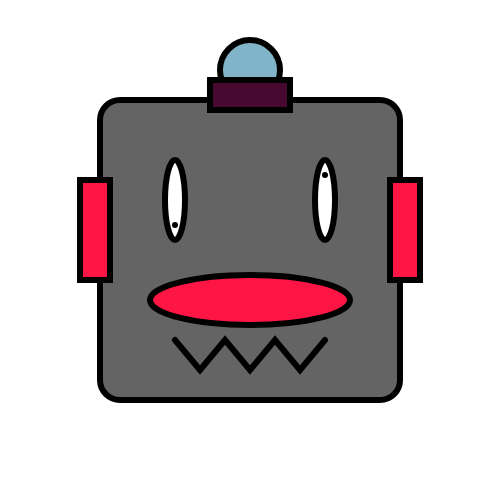
Frame 1 (no input)
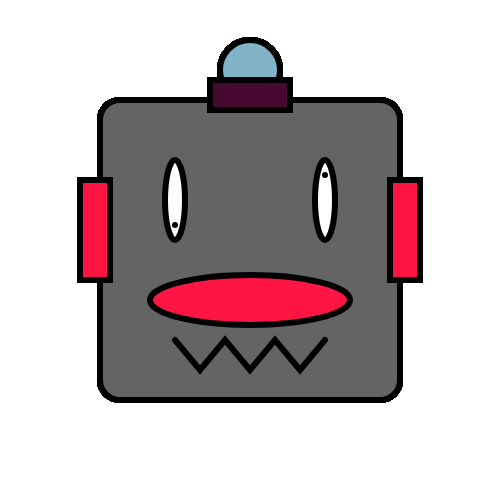
Frame 60 (no input)
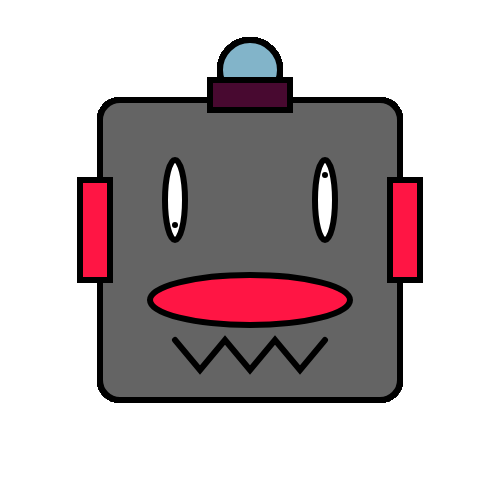
Frame 120 (the mouse pressed at the canvas centre since frame 60)

The p5.js sketch that drew these frames (run headless with seeded random() and noise() and a simulated clock; from frame 60 on, the mouse is pressed at the canvas centre):

// p5.js sketch
// ── sketch.js
function setup()
{
	//create a canvas for the robot
	createCanvas(500, 500);
}

function draw()
{
	strokeWeight(6);

	//robots head
	fill(100);
	rect(100, 100, 300, 300, 20)


	//robots antenna
	fill(130, 180, 201);
	ellipse(250, 70, 60, 60);

	fill(72, 9, 48);
	rect(210, 80, 80, 30);

	//robots eyes
	fill(255);
	ellipse(175, 200, 20, 80);
	point(175, 225);
	ellipse(325, 200, 20, 80);
	point(325, 175);


	//robots nose
	fill(255, 21, 68);
	ellipse(250, 300, 200, 50, 100, 100);

	//robots ears
	rect(80, 180, 30, 100);
	rect(390, 180, 30, 100);

	//robots mouth
	noFill();
	beginShape();
	vertex(175, 340);
	vertex(200, 370);
	vertex(225, 340);
	vertex(250, 370);
	vertex(275, 340);
	vertex(300, 370);
	vertex(325, 340);
	endShape();
}
// ── sketch 2.js
function setup()
{
	//create a large square canvas
	createCanvas(800, 800);
}

function draw()
{

	//set the fill colour to red
	fill(200, 25, 25);

	//set a thick stroke weight for the black lines
	strokeWeight(12);

	//draw the red rectangle 
	rect(100, 50, 600, 600);

	
	fill(171, 65, 230);
	strokeWeight(25);
	rect(150, 300, 100, 100);

	fill(250, 134, 222);
	strokeWeight(8);
	rect(200, 450, 134, 180);

	fill(119, 60, 76);
	strokeWeight(5);
	rect(400, 144, 245, 150);

	fill(202, 167, 252);
	strokeWeight(7);
	rect(300, 600, 299, 20);


	fill(181, 109, 122);
	strokeWeight(3);
	rect(400, 500, 256, 25);

	fill(129, 255, 153);
	strokeWeight(6);
	rect(365, 550, 256, 25);

	fill(118, 227, 156);
	strokeWeight(7);
	rect(170, 90, 219, 157);

	fill(171, 211, 222);
	strokeWeight(3);
	rect(550, 330, 35, 145);

	fill(209, 181, 111);
	strokeWeight(5);
	rect(300, 340, 234, 95);

}
// ── sketch 4.js
var groundHeight;
var mountain1;
var mountain2;
var tree;
var moon;
var sun;
var darkness;
var cloudsa;
var cloudsb;
var cloudsc;





function setup() {
  createCanvas(800, 600);
  groundHeight = (height / 3) * 2;

  mountain1 = {
    x: 400,
    y: groundHeight,
    height: 320,
    width: 230
  };
  mountain2 = {
    x: 550,
    y: groundHeight,
    height: 200,
    width: 130
  };

  tree = {
    x: 150,
    y: groundHeight + 20,
    trunkWidth: 40,
    trunkHeight: 150,
    canopyWidth: 120,
    canopyHeight: 100
  };

  sun = {
    x: 150,
    y: 70,
    diameter: 80,
  };

  moon = {
    x: 700,
    y: 70,
    diameter: 80,
    brightness: 255 
  };
  cloudsa = {
    x: 50,
    y: 350,
    diameter: 80,
  };
  cloudsb = {
    x: 100,
    y: 275,
    diameter: 50,
  };
  cloudsc = {
    x: 10,
    y: 275,
    diameter: 60,
  }


  darkness = 0;
}

function draw() {
  background(150, 200, 255);
  noStroke();

  fill(255, 255, 0);
  ellipse(sun.x, sun.y + mouseX / 2, sun.diameter);

  fill(255, 255, 255);
  ellipse(cloudsa.x, cloudsa.y / 2, cloudsa.diameter);

  fill(255, 255, 255);
  ellipse(cloudsb.x, cloudsb.y / 2, cloudsb.diameter);

  fill(255, 255, 255);
  ellipse(cloudsc.x, cloudsc.y / 2, cloudsc.diameter);

  

 
  fill(255, 255, 255, moon.brightness); 
  ellipse(moon.x, moon.y, moon.diameter);

  fill(70, 200, 0);
  rect(0, groundHeight, width, height - groundHeight);

  fill(120);
  triangle(mountain1.x, mountain1.y,
    mountain1.x + mountain1.width, mountain1.y,
    mountain1.x + (mountain1.width / 2), mountain1.y - mountain1.height);

  triangle(mountain2.x, mountain2.y,
    mountain2.x + mountain2.width, mountain2.y,
    mountain2.x + (mountain2.width / 2), mountain2.y - mountain2.height);

  
  fill(139, 69, 19); 
  rect(tree.x, tree.y, tree.trunkWidth, tree.trunkHeight);
  fill(34, 139, 34); 
  ellipse(tree.x + tree.trunkWidth / 2, tree.y - tree.canopyHeight / 2, tree.canopyWidth, tree.canopyHeight);

  
  fill(0, darkness); 
  rect(0, 0, width, height);

  
  moon.brightness = map(mouseX, 0, width, 0, 255); 
  cloudsa.x = map(mouseX, 900, 0, width, 100, 0);
  cloudsb.x = map(mouseX, 930, 0, width, 70, 0);
  cloudsc.x = map(mouseX, 855, 0, width, 130, 0);
  sun.x = map(mouseX, 0, width, 50, 250); 
  darkness = map(mouseX, 0, width, 0, 100); 
}

// ── sketch 65.js
let clouds = [];
let trees = [];
let mountains = [];
let collectibles = [];

function setup() {
  createCanvas(800, 600);
  
  
  for (let i = 0; i < 5; i++) {
    let x = random(width);
    let y = random(100);
    let cloud = new Cloud(x, y);
    clouds.push(cloud);
  }
  
  
  for (let i = 0; i < 5; i++) {
    let x = random(width);
    let y = random(400, height);
    let tree = new Tree(x, y);
    trees.push(tree);
  }
  
  
  for (let i = 0; i < 3; i++) {
    let x = random(width);
    let mountain = new Mountain(x);
    mountains.push(mountain);
  }
  
 
  for (let i = 0; i < 12; i++) {
    let x = random(width);
    let y = random(400, height);
    let collectible = new Collectible(x, y);
    collectibles.push(collectible);
  }
}

function draw() {
  background(23);
  
 
  for (let cloud of clouds) {
    cloud.display();
    cloud.move();
  }
  
 
  for (let tree of trees) {
    tree.display();
  }
  

  for (let mountain of mountains) {
    mountain.display();
  }
  
  
  for (let collectible of collectibles) {
    collectible.display();
  }
}

class Cloud {
  constructor(x, y) {
    this.x = x;
    this.y = y;
    this.speed = random(0.5, 1);
  }
  
  display() {
    fill(255);
    noStroke();
    ellipse(this.x, this.y, 50, 30);
    ellipse(this.x + 20, this.y - 10, 50, 30);
    ellipse(this.x + 40, this.y, 50, 30);
  }
  
  move() {
    this.x += this.speed;
    if (this.x > width) {
      this.x = -50;
    }
  }
}

class Tree {
  constructor(x, y) {
    this.x = x;
    this.y = y;
  }
  
  display() {
    fill(139, 69, 19);
    rect(this.x, this.y, 20, 60);
    fill(0, 128, 0);
    ellipse(this.x + 10, this.y - 20, 50, 50);
    ellipse(this.x - 10, this.y - 20, 50, 50);
    ellipse(this.x + 5, this.y - 40, 50, 50);
  }
}

class Mountain {
  constructor(x) {
    this.x = x;
    this.y = height;
  }
  
  display() {
    fill(169, 169, 169);
    triangle(this.x, this.y - 200, this.x + 100, this.y, this.x - 100, this.y);
  }
}

class Collectible {
  constructor(x, y) {
    this.x = x;
    this.y = y;
  }
  
  display() {
    fill(255, 255, 0);
    ellipse(this.x, this.y, 20, 20);
  }
}
// ── sketch дз гаме.js
/*

The Game Project

Week 3

Game interaction

*/

var mountain = {
    mountainX1: 300,
    mountainY1: 432,
    mountainX2: 600,
    mountainY2: 100,
    mountainX3: 900,
    mountainY3: 432
};
var tree;
var groundHeight;
var treeHeight;
var gameChar_x;
var gameChar_y;
var floorPos_y;
var isLeft;
var isFalling;
var isRight;
var isPlummeting;
var speed;
var jumpSpeed;
var scorenow = 0;
var coin;



function setup()
{
	createCanvas(1024, 576);
	groundHeight = 400;
    treeHeight = 100;
	floorPos_y = height * 3/4;
	gameChar_x = width/2;
	gameChar_y = floorPos_y;
	speed = 4;
	jumpSpeed = 15;
	tree = {
        x: 200,
        y: groundHeight,
        trunkWidth: 30,
        trunkHeight: 20,
        canopyWidth: 120,
        canopyHeight: 100
    };
	coin = {
		x: 200,
		y: floorPos_y,
		radius: 30
	}
}

function draw()
{

	///////////DRAWING CODE//////////

	background(100,155,255); //fill the sky blue


	noStroke();
	fill(0,155,0);
	rect(0, floorPos_y, width, height - floorPos_y); //draw some green ground

	// Draw the mountain
    noStroke();
    fill(100, 100, 100); // Gray color for the mountain
    triangle(mountain.mountainX1 + 70, mountain.mountainY1, mountain.mountainX2 + 70, mountain.mountainY2 - 50, mountain.mountainX3 + 70, mountain.mountainY3); // Draw a triangle for the mountain
    fill(250, 250, 250); // Gray color for the mountain
    triangle(mountain.mountainX1 + 170, mountain.mountainY1 - 130, mountain.mountainX2 + 70, mountain.mountainY2 - 50, mountain.mountainX3 - 25, mountain.mountainY3 - 130);
    fill(128, 128, 128); // Gray color for the mountain
    triangle(mountain.mountainX1, mountain.mountainY1, mountain.mountainX2, mountain.mountainY2, mountain.mountainX3, mountain.mountainY3); // Draw a triangle for the mountain
    fill(255, 255, 255); // Gray color for the mountain
    triangle(mountain.mountainX1 + 120, mountain.mountainY1 - 130, mountain.mountainX2, mountain.mountainY2, mountain.mountainX3 - 120, mountain.mountainY3 - 130);

    // Draw the tree
    fill(139, 69, 19); // Brown color for the trunk
    rect(tree.x, tree.y, tree.trunkWidth, tree.trunkHeight + 20); // Draw the trunk

    fill(50, 190, 50); // Light green color for the first layer of leaves
    triangle(tree.x - 80, tree.y, tree.x, tree.y - 150, tree.x + 120, tree.y);
    fill(50, 100, 50); // Dark green color for the second layer of leaves
    triangle(tree.x + 35, tree.y, tree.x, tree.y - 150, tree.x + 120, tree.y);

    fill(50, 190, 50); // Light green color for the first layer of leaves
    triangle(tree.x - 70, tree.y - 50, tree.x, tree.y - 200, tree.x + 100, tree.y - 50);
    fill(50, 100, 50); // Dark green color for the second layer of leaves
    triangle(tree.x + 24, tree.y - 50, tree.x, tree.y - 200, tree.x + 100, tree.y - 50);

    fill(50, 190, 50); // Light green color for the first layer of leaves
    triangle(tree.x - 55, tree.y - 100, tree.x, tree.y - 250, tree.x + 80, tree.y - 100);
    fill(50, 100, 50); // Dark green color for the second layer of leaves
    triangle(tree.x + 17, tree.y - 100, tree.x, tree.y - 250, tree.x + 80, tree.y - 100);

    // 4. a canyon
    // NB. the canyon should go from ground-level to the bottom of the screen
    noStroke();
	fill(75,30,0);
	rect(25,450,150,100);
    fill(0,0,0);
    ellipse(100,453,150,50);
	//6. Sun
  //само солнце
  fill(255, 204, 0);
  noStroke(); 
  ellipse(width - 100, 100, 100, 100); //координаты
  // лучики
  for (let angle = 0; angle < 360; angle += 11.25) { 
    let x1 = width - 100 + cos(radians(angle - 5)) * 50;
    let y1 = 100 + sin(radians(angle - 5)) * 50;
    let x2 = width - 100 + cos(radians(angle)) * 100;
    let y2 = 100 + sin(radians(angle)) * 100;
    let x3 = width - 100 + cos(radians(angle + 5)) * 50;
    let y3 = 100 + sin(radians(angle + 5)) * 50;
    // полупрозрачность лучиков
    if (angle % 22.5 === 0) { 
      fill(255, 204, 0, 127); // полупрозрачный
    } else {
      fill(255, 204, 0); // просто желтый
    }
    triangle(x1, y1, x2, y2, x3, y3);
      
  }
  //облако    

  noStroke();
  fill(255);
  ellipse(200,100,50,25);
  ellipse(170,110,40,40);
  ellipse(170,95,40,40);
  ellipse(155,100,40,40);
  ellipse(210,110,50,25);
  ellipse(230,100,50,25);
  ellipse(190,120,50,25);
  ellipse(190,80,50,25);
  ellipse(220,90,50,25);
  ellipse(215,115,50,25);
  text("cloud", 200, 100);

  //door

  fill(0);
  rect(600,360,60,70);
  ellipse(630,360,60,60);


  
  


	//the game character
	if(isLeft && isFalling)
	{
		// add your jumping-left code
		drawJumpingLeft();
		makeJump();
		gameChar_x -=speed;
		coincheck(coin);

	}
	else if(isRight && isFalling)
	{
		// add your jumping-right code
		drawJumpingRight();
		makeJump();
		gameChar_x += speed;
		coincheck(coin);

	}
	else if(isLeft)
	{
		// add your walking left code
		drawGoLeft();
		gameChar_x -= speed;
		checkKan();
		coincheck(coin);

	}
	else if(isRight)
	{
		drawGoRight();
		gameChar_x += speed;
		checkKan();
		coincheck(coin);

	}
	else if(isFalling || isPlummeting)
	{
		// add your jumping facing forwards code
		drawJumpingFront();
		makeJump();
		coincheck(coin);

	}
	else
	{
		// add your standing front facing code
		drawStandingFront();

	}

	///////////INTERACTION CODE//////////
	//Put conditional statements to move the game character below here
	fill(0);
	text("X: "+ mouseX,10,15);
	text("Y: "+ mouseY,10,45);
	text("gameChar_X: "+ gameChar_x,50,15);
	text("gameChar_Y: "+ gameChar_y,50,45);
	text("Score: "+ scorenow,10,75);
	drawCoin();
	

}

function drawCoin(){
	fill("yellow");
	stroke(5);
	ellipse(coin.x,coin.y,coin.radius);
	stroke(0)
}

function coincheck(coin){
	if (dist(gameChar_x,gameChar_y,coin.x,coin.y)<coin.radius){
		scorenow+=25;
		coin.x = random(100,600);
	}
}

function keyPressed()
{
	// if statements to control the animation of the character when
	// keys are pressed.

	//open up the console to see how these work
	console.log("keyPressed: " + key);
	console.log("keyPressed: " + keyCode);
	if (keyCode == RIGHT_ARROW){
		isRight = true;
	}
	if (keyCode == LEFT_ARROW){
		isLeft = true;
	}
	if (keyCode == 32){
		isFalling = true;
	}
}

function keyReleased()
{
	// if statements to control the animation of the character when
	// keys are released.

	console.log("keyReleased: " + key);
	console.log("keyReleased: " + keyCode);
	if (keyCode == RIGHT_ARROW){
		isRight = false;
	}
	if (keyCode == LEFT_ARROW){
		isLeft = false;
	}
}

function makeJump() {
	gameChar_y -= jumpSpeed;
	jumpSpeed -= 1;
	if (jumpSpeed == -16){
		isFalling = false;
		jumpSpeed = 15;
	}
}
function drawJumpingLeft() {
	//Jumping to the left
	  //head
	  fill(200,150,150);
	  ellipse(gameChar_x,gameChar_y - 50, 30);
	  fill(250,0,0);
	  rect(gameChar_x - 5, gameChar_y - 35,10,30);
	  fill(0,0,0);
	  rect(gameChar_x - 5, gameChar_y - 5, 8,8);
}
  
function drawJumpingRight() {
	   //head
	   fill(200,150,150);
	   ellipse(gameChar_x,gameChar_y - 50, 30);
	   fill(250,0,0);
	   rect(gameChar_x - 5, gameChar_y - 35,10,30);
	   fill(0,0,0);
	   rect(gameChar_x - 3, gameChar_y - 5, 8,8);
}
  
function drawGoLeft() {
	   //head
	   fill(200,150,150);
	   ellipse(gameChar_x,gameChar_y - 50, 30);
	   fill(250,0,0);
	   rect(gameChar_x - 5, gameChar_y - 35,10,30);
	   fill(0,0,0);
	   rect(gameChar_x - 5, gameChar_y - 5, 8,8);
}
  
function drawGoRight() {
		  //head
		  fill(200,150,150);
		  ellipse(gameChar_x,gameChar_y - 50, 30);
		  fill(250,0,0);
		  rect(gameChar_x - 5, gameChar_y - 35,10,30);
		  fill(0,0,0);
		  rect(gameChar_x - 3, gameChar_y - 5, 8,8);
}
  
function drawJumpingFront() {
	   //head
	   fill(200,150,150);
	   ellipse(gameChar_x,gameChar_y - 50, 30);
	   fill(250,0,0);
	   rect(gameChar_x - 10, gameChar_y - 35,20,30);
	   fill(0,0,0);
	   rect(gameChar_x + 1, gameChar_y - 5, 8,8);
	   fill(0,0,0);
	   rect(gameChar_x - 9, gameChar_y - 5, 8,8);
	   fill(0,0,0);
	   rect(gameChar_x - 9, gameChar_y - 5, 8,8);
	   fill(250,0,0);
	   rect(gameChar_x-20, gameChar_y-30,40,6);
	   fill(0,0,0);
}
  
function drawStandingFront() {
		  //head
		  if (gameChar_x > 600 && gameChar_x < 660){
			scorenow +=20;
			
		  }else{
		  fill(200,150,150);
		  ellipse(gameChar_x,gameChar_y - 50, 30);
		  fill(250,0,0);
		  rect(gameChar_x - 10, gameChar_y - 35,20,30);
		  fill(0,0,0);
		  rect(gameChar_x + 1, gameChar_y - 5, 8,8);
		  fill(0,0,0);
		  rect(gameChar_x - 9, gameChar_y - 5, 8,8);
		  fill(0,0,0);
		  rect(gameChar_x - 9, gameChar_y - 5, 8,8);
		  fill(250,0,0);
		  rect(gameChar_x-20, gameChar_y-30,40,6);
		  fill(0,0,0);
		  }
}

function checkKan(){
	if (gameChar_x > 44 && gameChar_x <142 ){
		gameChar_y = floorPos_y + 100;
	}else{
		gameChar_y = floorPos_y;
	}
}
